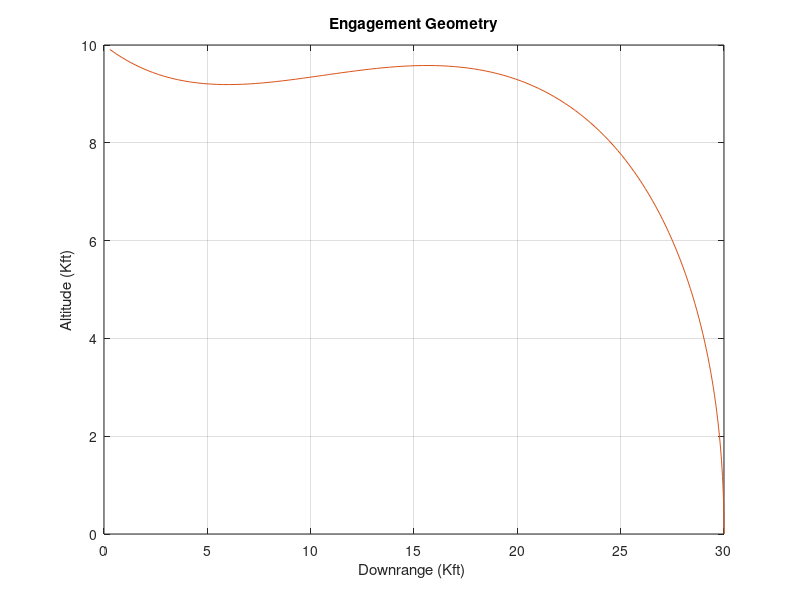
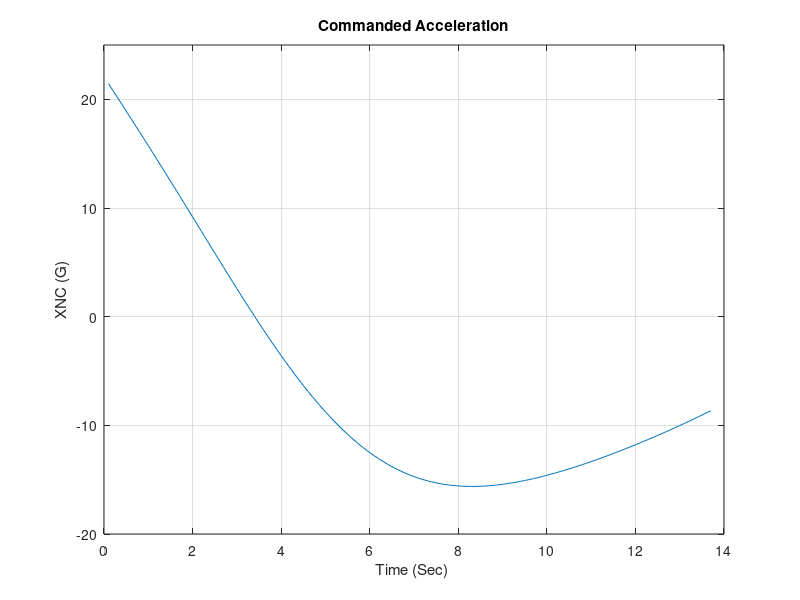
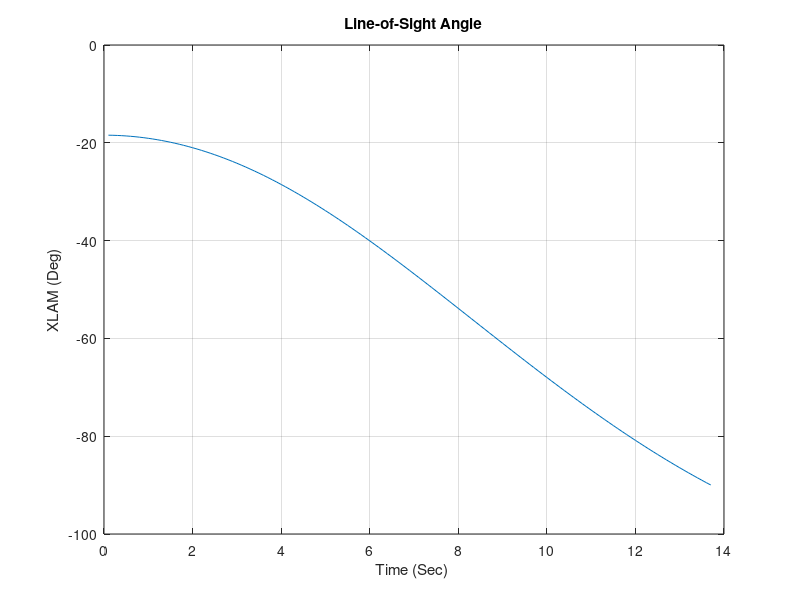

Source code (MATLAB) for these figures, in order:
clear
n=0;
XNTG=0.;
HEDEG=0.;
XNP=3.;
RM1IC=0.;
RM2IC=10000.;
RT1IC=30000.;
RT2IC=0.;
VM=3000.;
VT=0.;
XNCLIMG=9999999.;
APN=1;
XLAMFDEG=-90.;
H=.0001;
XNCLIM=32.2*XNCLIMG;
XLAMF=XLAMFDEG/57.3;
XNT=32.2*XNTG;
RM1=RM1IC;
RM2=RM2IC;
RT1=RT1IC;
RT2=RT2IC;
BETA=0.;
VT1=-VT*cos(BETA);
VT2=VT*sin(BETA);
HE=HEDEG/57.3;
T=0.;
S=0.;
RTM1=RT1-RM1;
RTM2=RT2-RM2;
RTM=sqrt(RTM1^2+RTM2^2);
XLAM=atan2(RTM2,RTM1); 
XLEAD=asin(VT*sin(BETA+XLAM)/VM);
THET=XLAM+XLEAD;
VM1=VM*cos(THET+HE);
VM2=VM*sin(THET+HE);
VTM1=VT1-VM1;
VTM2=VT2-VM2;
VC=-(RTM1*VTM1+RTM2*VTM2)/RTM;
while VC >= 0 
 	if RTM < 1000
		H=.00001;
	else
		H=.0001;
	end
 	BETAOLD=BETA;
	RT1OLD=RT1;
	RT2OLD=RT2;
	RM1OLD=RM1;
	RM2OLD=RM2;
	VM1OLD=VM1;
	VM2OLD=VM2;
	STEP=1;
	FLAG=0;
	while STEP <=1
		if FLAG==1
         		STEP=2;
 			BETA=BETA+H*BETAD;
 			RT1=RT1+H*VT1;
			RT2=RT2+H*VT2;
			RM1=RM1+H*VM1;
			RM2=RM2+H*VM2;
			VM1=VM1+H*AM1;
			VM2=VM2+H*AM2;
			T=T+H;
		end
		RTM1=RT1-RM1;
		RTM2=RT2-RM2;
		RTM=sqrt(RTM1^2+RTM2^2);
		VTM1=VT1-VM1;
		VTM2=VT2-VM2;
		VC=-(RTM1*VTM1+RTM2*VTM2)/RTM;
		XLAM=atan2(RTM2,RTM1);
		XLAMD=(RTM1*VTM2-RTM2*VTM1)/(RTM*RTM);
		TGO=RTM/VC;
		if APN==0
			XNC=XNP*VC*XLAMD;
		else
			XNT1=XNT*sin(BETA);
			XNT2=XNT*cos(BETA);
			XNTPLOS=-XNT1*sin(XLAM)+XNT2*cos(XLAM);
			XNC=4.*VC*XLAMD+XNTPLOS+2.*VC*(XLAM-XLAMF)/TGO;
		end
		if XNC>XNCLIM
			XNC=XNCLIM;
		end
		if XNC<-XNCLIM
			XNC=-XNCLIM;
		end
		AM1=-XNC*sin(XLAM);
		AM2=XNC*cos(XLAM);
		VT1=-VT*cos(BETA);
		VT2=VT*sin(BETA);
		if VT==0.
			BETAD=0.;
		else
			BETAD=XNT/VT;
		end
		FLAG=1;
	end
	FLAG=0;
 	BETA=.5*(BETAOLD+BETA+H*BETAD);
 	RT1=.5*(RT1OLD+RT1+H*VT1);
	RT2=.5*(RT2OLD+RT2+H*VT2);
	RM1=.5*(RM1OLD+RM1+H*VM1);
	RM2=.5*(RM2OLD+RM2+H*VM2);
	VM1=.5*(VM1OLD+VM1+H*AM1);
	VM2=.5*(VM2OLD+VM2+H*AM2);
	S=S+H;
	if S>=.09999	
		S=0.;
		n=n+1;
		RT1K=RT1/1000.;
		RT2K=RT2/1000.;
		RM1K=RM1/1000.;
		RM2K=RM2/1000.;
		XLAMDEG=XLAM*57.3;
		XNCG=XNC/32.2;
		ArrayT(n)=T;
		ArrayRT1K(n)=RT1K;
		ArrayRT2K(n)=RT2K;
		ArrayRM1K(n)=RM1K;
		ArrayRM2K(n)=RM2K;
		ArrayXNCG(n)=XNCG;
		ArrayXLAMDEG(n)=XLAMDEG;
	end
end
RTM
figure
plot(ArrayRT1K,ArrayRT2K,ArrayRM1K,ArrayRM2K),grid
title('Engagement Geometry')
xlabel('Downrange (Kft) ')
ylabel('Altitude (Kft)')
figure
plot(ArrayT,ArrayXNCG),grid
title('Commanded Acceleration')
xlabel('Time (Sec) ')
ylabel('XNC (G)')
axis([0 14 -20 25])
figure
plot(ArrayT,ArrayXLAMDEG),grid
title('Line-of-Sight Angle')
xlabel('Time (Sec) ')
ylabel('XLAM (Deg)')
axis([0 14 -100 0])
clc
output=[ArrayT',ArrayRT1K',ArrayRT2K',ArrayRM1K',...
		ArrayRM2K',ArrayXNCG',ArrayXLAMDEG'];
save datfil.txt output -ascii
disp '*** Simulation Complete'
	
